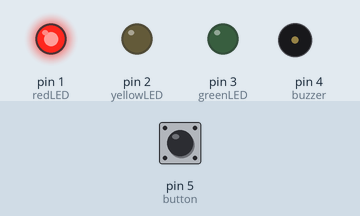
This sketch was run on a simulated Arduino Uno, built with avr-gcc and run on an emulated ATmega328P. Shown: output pins drawn as LEDs (lit = HIGH), buzzer (waves = sounding). The inputs (shaded band) are chosen by the test bench; at power-on: pin 5 (button) HIGH.

Above: at 8.5 s.
At 18.5 s:
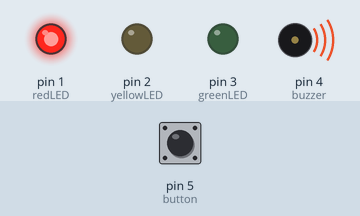
At 28.6 s:
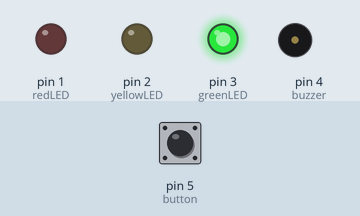
At 38.5 s:
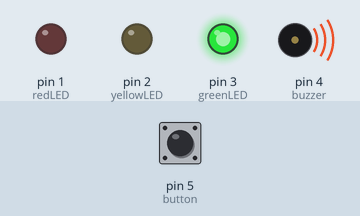
At 41.6 s:
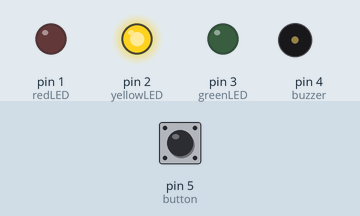
At 46.0 s:
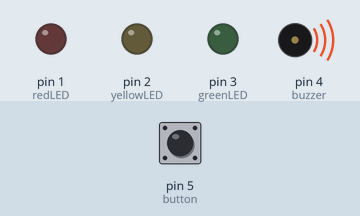
Timing chart, 0 to 52.9 s (numbered marks = the images above):
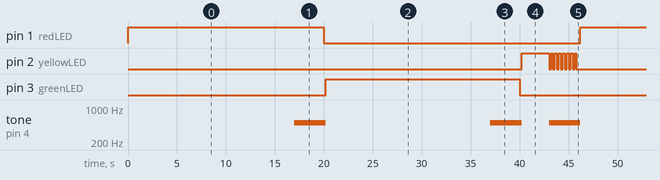

The sketch:

trafficLightSM.ino
```cpp
// set up LED, buzzer, & button pin numbers
int redLED = 1;
int yellowLED = 2;
int greenLED = 3;
int buzzer = 4;
int button = 5;

int clkStep = 200; // set clock to 200ms
int counter = 0; // initialize ms counter

void setup() {
  // set LEDs and buzzer as output, button as input
  pinMode(redLED, OUTPUT);
  pinMode(yellowLED, OUTPUT);
  pinMode(greenLED, OUTPUT);
  pinMode(buzzer, OUTPUT);
  pinMode(button, INPUT);
}

void loop() {
  // ensure LEDs and buzzer start off
  digitalWrite(redLED, LOW);
  digitalWrite(yellowLED, LOW);
  digitalWrite(greenLED, LOW);
  digitalWrite(buzzer, LOW);

  counter = 0;
  // blinking RED loop to begin, broken by button press
  while (digitalRead(button) == 0) {
    if (counter == 1000)
      digitalWrite(redLED, LOW);
    else if (counter == 2000) {
      digitalWrite(redLED, HIGH);
      counter = 0;
    }
    counter = counter + clkStep;
    delay(clkStep);
  }

  counter = 0; // reset counter
  digitalWrite(redLED, HIGH); //begin with RED on
  int curLight = 0; // current illuminated light
                    // 0 = red, 1 = green, 2 = yellow
  while (1 == 1) {
    if (curLight == 0) {
      // currently RED
      if (counter == 20000) {
        // RED over, turn off LED, reset counter, iterate curLight to GREEN
        digitalWrite(redLED, LOW);
        curLight = 1;
        counter = 0;
      }
      else if (counter >= 17000) {
        // RED almost over, keep LED on and turn buzzer on
        digitalWrite(redLED, HIGH);
        tone(buzzer, 500);
      }
      else {
        // RED in progress, keep LED on, ensure buzzer off
        digitalWrite(redLED, HIGH);
        noTone(buzzer);
      }
    }

    else if (curLight == 1) {
      // currently GREEN
      if (counter == 20000) {
        // GREEN over, turn off LED, reset counter, iterate curLight to YELLOW
        digitalWrite(greenLED, LOW);
        curLight = 2;
        counter = 0;
      }
      else if (counter >= 17000) {
        // GREEN almost over, keep LED on and turn buzzer on
        digitalWrite(greenLED, HIGH);
        tone(buzzer, 500);
      }
      else {
        // GREEN in progress, keep LED on, ensure buzzer off
        digitalWrite(greenLED, HIGH);
        noTone(buzzer);
      }
    }

    else if (curLight == 2) {
      // currently YELLOW
      if (counter == 6000) {
        // YELLOW over, turn off LED, reset counter, iterate curLight to RED
        digitalWrite(yellowLED, LOW);
        curLight = 0;
        counter = 0;
      }
      else if (counter >= 3000) {
        // YELLOW almost over, blink LED and turn buzzer on
        int blinkNum = counter / 200;
        if (blinkNum % 2 == 0) { digitalWrite(yellowLED, HIGH); }
        else { digitalWrite(yellowLED, LOW); }
        tone(buzzer, 500);
      }
      else {
        // YELLOW in progress, keep LED on, ensure buzzer off
        digitalWrite(yellowLED, HIGH);
        noTone(buzzer);
      }
    }
    counter = counter + clkStep;
    delay(clkStep);
  }
}
```

Measured:
- by itself, pin 1 (redLED), pin 3 (greenLED): alternates HIGH for 19.8 s and LOW for 26.2 s
- by itself, pin 2 (yellowLED): goes HIGH 2.8 s, 7 × (LOW 0.20 s, HIGH 0.20 s), LOW 40.4 s, HIGH 2.8 s, 7 × (LOW 0.20 s, HIGH 0.20 s), then LOW
- by itself, tone on pin 4 (buzzer): repeats every 46.0 s: silent 16.8 s, 500 Hz 3.2 s, silent 2.8 s, 500 Hz 3.2 s, silent 16.8 s, 500 Hz 3.2 s
